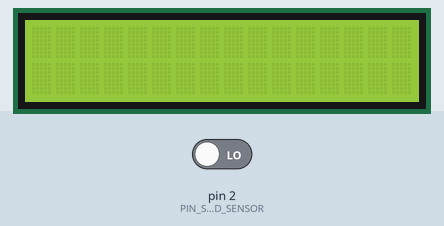
Bench run of a sketch on a simulated Arduino Uno, built with avr-gcc and run on an emulated ATmega328P. On the bench: 16×2 character LCD. The test bench sets the inputs (shaded band); at power-on: pin 2 (PIN_SOUND_SENSOR) LOW.

Above: at 1.2 s.
1.3 s: pin 2 (PIN_SOUND_SENSOR) driven HIGH
At 1.51 s:
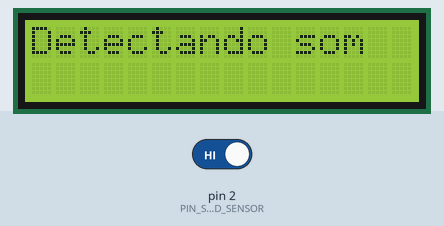
4.0 s: pin 2 (PIN_SOUND_SENSOR) driven LOW
At 4.4 s:
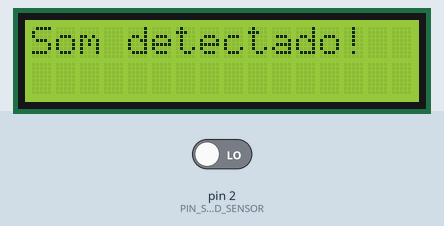
Timing chart, 0 to 7.0 s (numbered marks = the images above; inputs shaded):
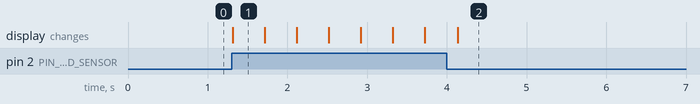

Measured:
- after the input at 1.3 s, the display: changes at once (image 1)

The sketch:

SOUND_SENSOR_WITH_LCD_I2C.ino
```cpp
#include <Wire.h>
#include <LiquidCrystal_I2C.h>

#define PIN_SOUND_SENSOR 2

LiquidCrystal_I2C lcd(0x27, 16, 2);

int maxPoints = 6;

void setup() {
  Serial.begin(9600);

  pinMode(PIN_SOUND_SENSOR, INPUT);

  lcd.init();
  lcd.backlight();
}

void loop() {
  int soundValue = digitalRead(PIN_SOUND_SENSOR);

  if (soundValue == HIGH) {
    lcd.setCursor(0, 0);
    lcd.print("Detectando som");
    lcd.setCursor(0, 1);

    for (int i=0; i < maxPoints; i++) {
      delay(400);
      lcd.print(".");
    }

    delay(400);
    lcd.clear();
    lcd.setCursor(0, 0);
    lcd.print("Som detectado!");
  }
}
```
